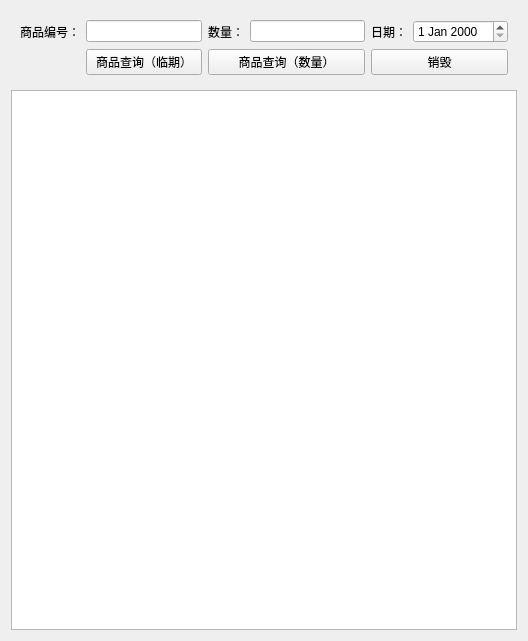
<?xml version="1.0" encoding="UTF-8"?>
<ui version="4.0">
 <class>re_3_store</class>
 <widget class="QWidget" name="re_3_store">
  <property name="geometry">
   <rect>
    <x>0</x>
    <y>0</y>
    <width>528</width>
    <height>641</height>
   </rect>
  </property>
  <property name="windowTitle">
   <string>Form</string>
  </property>
  <layout class="QGridLayout" name="gridLayout_2">
   <item row="0" column="0">
    <widget class="QWidget" name="widget" native="true">
     <layout class="QGridLayout" name="gridLayout">
      <item row="0" column="0">
       <widget class="QLabel" name="label">
        <property name="text">
         <string>商品编号：</string>
        </property>
       </widget>
      </item>
      <item row="0" column="1">
       <widget class="QLineEdit" name="numlineEdit"/>
      </item>
      <item row="0" column="2">
       <widget class="QLabel" name="label_2">
        <property name="text">
         <string>数量：</string>
        </property>
       </widget>
      </item>
      <item row="0" column="3">
       <widget class="QLineEdit" name="quantitylineEdit"/>
      </item>
      <item row="0" column="4">
       <widget class="QLabel" name="label_3">
        <property name="text">
         <string>日期：</string>
        </property>
       </widget>
      </item>
      <item row="0" column="5">
       <widget class="QDateEdit" name="dateEdit"/>
      </item>
      <item row="1" column="1">
       <widget class="QPushButton" name="indexbytime_pbtn">
        <property name="text">
         <string>商品查询（临期）</string>
        </property>
       </widget>
      </item>
      <item row="1" column="2" colspan="2">
       <widget class="QPushButton" name="indexbyquantity_pbtn">
        <property name="text">
         <string>商品查询（数量）</string>
        </property>
       </widget>
      </item>
      <item row="1" column="4" colspan="2">
       <widget class="QPushButton" name="destroy_pbtn">
        <property name="text">
         <string>销毁</string>
        </property>
       </widget>
      </item>
     </layout>
    </widget>
   </item>
   <item row="1" column="0">
    <widget class="QTableView" name="tableView"/>
   </item>
  </layout>
 </widget>
 <resources/>
 <connections/>
</ui>
